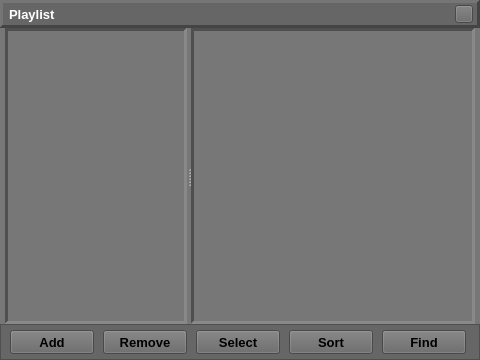
<?xml version="1.0" encoding="UTF-8"?>
<ui version="4.0">
 <class>TP_PlaylistWindow</class>
 <widget class="QWidget" name="TP_PlaylistWindow">
  <property name="geometry">
   <rect>
    <x>0</x>
    <y>0</y>
    <width>480</width>
    <height>360</height>
   </rect>
  </property>
  <property name="sizePolicy">
   <sizepolicy hsizetype="Minimum" vsizetype="Minimum">
    <horstretch>0</horstretch>
    <verstretch>0</verstretch>
   </sizepolicy>
  </property>
  <property name="minimumSize">
   <size>
    <width>480</width>
    <height>240</height>
   </size>
  </property>
  <property name="windowTitle">
   <string>Form</string>
  </property>
  <property name="styleSheet">
   <string notr="true">background-color:#777;</string>
  </property>
  <layout class="QVBoxLayout" name="verticalLayout">
   <property name="spacing">
    <number>0</number>
   </property>
   <property name="leftMargin">
    <number>0</number>
   </property>
   <property name="topMargin">
    <number>0</number>
   </property>
   <property name="rightMargin">
    <number>0</number>
   </property>
   <property name="bottomMargin">
    <number>0</number>
   </property>
   <item>
    <widget class="TP_TitleBar" name="frame_Title">
     <property name="sizePolicy">
      <sizepolicy hsizetype="Expanding" vsizetype="Fixed">
       <horstretch>0</horstretch>
       <verstretch>0</verstretch>
      </sizepolicy>
     </property>
     <property name="minimumSize">
      <size>
       <width>0</width>
       <height>28</height>
      </size>
     </property>
     <property name="maximumSize">
      <size>
       <width>16777215</width>
       <height>28</height>
      </size>
     </property>
     <property name="mouseTracking">
      <bool>true</bool>
     </property>
     <property name="styleSheet">
      <string notr="true">background-color: #666;</string>
     </property>
     <property name="frameShape">
      <enum>QFrame::Panel</enum>
     </property>
     <property name="frameShadow">
      <enum>QFrame::Raised</enum>
     </property>
     <property name="lineWidth">
      <number>3</number>
     </property>
     <layout class="QHBoxLayout" name="horizontalLayout">
      <property name="leftMargin">
       <number>6</number>
      </property>
      <property name="topMargin">
       <number>0</number>
      </property>
      <property name="rightMargin">
       <number>4</number>
      </property>
      <property name="bottomMargin">
       <number>0</number>
      </property>
      <item>
       <widget class="QLabel" name="label_Title">
        <property name="font">
         <font>
          <pointsize>10</pointsize>
          <weight>75</weight>
          <bold>true</bold>
         </font>
        </property>
        <property name="mouseTracking">
         <bool>true</bool>
        </property>
        <property name="styleSheet">
         <string notr="true">color: rgb(255, 255, 255);</string>
        </property>
        <property name="text">
         <string>Playlist</string>
        </property>
       </widget>
      </item>
      <item>
       <spacer name="horizontalSpacer">
        <property name="mouseTracking">
         <bool>true</bool>
        </property>
        <property name="orientation">
         <enum>Qt::Horizontal</enum>
        </property>
        <property name="sizeHint" stdset="0">
         <size>
          <width>40</width>
          <height>20</height>
         </size>
        </property>
       </spacer>
      </item>
      <item>
       <widget class="QPushButton" name="pushButton_Close">
        <property name="sizePolicy">
         <sizepolicy hsizetype="Fixed" vsizetype="Fixed">
          <horstretch>0</horstretch>
          <verstretch>0</verstretch>
         </sizepolicy>
        </property>
        <property name="minimumSize">
         <size>
          <width>18</width>
          <height>18</height>
         </size>
        </property>
        <property name="maximumSize">
         <size>
          <width>18</width>
          <height>18</height>
         </size>
        </property>
        <property name="mouseTracking">
         <bool>true</bool>
        </property>
        <property name="iconSize">
         <size>
          <width>12</width>
          <height>12</height>
         </size>
        </property>
       </widget>
      </item>
     </layout>
    </widget>
   </item>
   <item>
    <widget class="TP_PlaylistContainer" name="playlistContainer" native="true">
     <property name="mouseTracking">
      <bool>true</bool>
     </property>
     <layout class="QVBoxLayout" name="verticalLayout_2">
      <property name="leftMargin">
       <number>5</number>
      </property>
      <property name="topMargin">
       <number>0</number>
      </property>
      <property name="rightMargin">
       <number>5</number>
      </property>
      <property name="bottomMargin">
       <number>0</number>
      </property>
      <item>
       <widget class="QSplitter" name="splitter">
        <property name="font">
         <font>
          <family>MT Extra</family>
         </font>
        </property>
        <property name="mouseTracking">
         <bool>true</bool>
        </property>
        <property name="orientation">
         <enum>Qt::Horizontal</enum>
        </property>
        <widget class="TP_PlaylistsWidget" name="playlistsWidget">
         <property name="sizePolicy">
          <sizepolicy hsizetype="Expanding" vsizetype="Expanding">
           <horstretch>1</horstretch>
           <verstretch>0</verstretch>
          </sizepolicy>
         </property>
         <property name="font">
          <font>
           <pointsize>10</pointsize>
          </font>
         </property>
         <property name="mouseTracking">
          <bool>true</bool>
         </property>
         <property name="styleSheet">
          <string notr="true">color: rgb(255, 255, 255);</string>
         </property>
         <property name="frameShape">
          <enum>QFrame::Panel</enum>
         </property>
         <property name="lineWidth">
          <number>3</number>
         </property>
         <property name="dragDropMode">
          <enum>QAbstractItemView::InternalMove</enum>
         </property>
        </widget>
        <widget class="QFrame" name="frame_FileList">
         <property name="sizePolicy">
          <sizepolicy hsizetype="Expanding" vsizetype="Expanding">
           <horstretch>4</horstretch>
           <verstretch>0</verstretch>
          </sizepolicy>
         </property>
         <property name="mouseTracking">
          <bool>true</bool>
         </property>
         <property name="frameShape">
          <enum>QFrame::Panel</enum>
         </property>
         <property name="frameShadow">
          <enum>QFrame::Sunken</enum>
         </property>
         <property name="lineWidth">
          <number>3</number>
         </property>
        </widget>
       </widget>
      </item>
     </layout>
    </widget>
   </item>
   <item>
    <widget class="TP_PlaylistBottomFrame" name="frame_Bottom">
     <property name="minimumSize">
      <size>
       <width>0</width>
       <height>36</height>
      </size>
     </property>
     <property name="maximumSize">
      <size>
       <width>16777215</width>
       <height>36</height>
      </size>
     </property>
     <property name="mouseTracking">
      <bool>true</bool>
     </property>
     <property name="styleSheet">
      <string notr="true">background-color: #666;</string>
     </property>
     <property name="frameShape">
      <enum>QFrame::StyledPanel</enum>
     </property>
     <property name="frameShadow">
      <enum>QFrame::Raised</enum>
     </property>
     <layout class="QHBoxLayout" name="horizontalLayout_2">
      <property name="spacing">
       <number>0</number>
      </property>
      <property name="leftMargin">
       <number>0</number>
      </property>
      <property name="topMargin">
       <number>0</number>
      </property>
      <property name="rightMargin">
       <number>0</number>
      </property>
      <property name="bottomMargin">
       <number>0</number>
      </property>
      <item>
       <widget class="TP_PushButton" name="pushButton_Add">
        <property name="sizePolicy">
         <sizepolicy hsizetype="Fixed" vsizetype="Fixed">
          <horstretch>0</horstretch>
          <verstretch>0</verstretch>
         </sizepolicy>
        </property>
        <property name="minimumSize">
         <size>
          <width>84</width>
          <height>24</height>
         </size>
        </property>
        <property name="maximumSize">
         <size>
          <width>84</width>
          <height>24</height>
         </size>
        </property>
        <property name="font">
         <font>
          <pointsize>10</pointsize>
          <weight>75</weight>
          <bold>true</bold>
         </font>
        </property>
        <property name="mouseTracking">
         <bool>true</bool>
        </property>
        <property name="text">
         <string>Add</string>
        </property>
       </widget>
      </item>
      <item>
       <widget class="TP_PushButton" name="pushButton_Remove">
        <property name="sizePolicy">
         <sizepolicy hsizetype="Fixed" vsizetype="Fixed">
          <horstretch>0</horstretch>
          <verstretch>0</verstretch>
         </sizepolicy>
        </property>
        <property name="minimumSize">
         <size>
          <width>84</width>
          <height>24</height>
         </size>
        </property>
        <property name="maximumSize">
         <size>
          <width>84</width>
          <height>24</height>
         </size>
        </property>
        <property name="font">
         <font>
          <pointsize>10</pointsize>
          <weight>75</weight>
          <bold>true</bold>
         </font>
        </property>
        <property name="mouseTracking">
         <bool>true</bool>
        </property>
        <property name="text">
         <string>Remove</string>
        </property>
       </widget>
      </item>
      <item>
       <widget class="TP_PushButton" name="pushButton_Select">
        <property name="sizePolicy">
         <sizepolicy hsizetype="Fixed" vsizetype="Fixed">
          <horstretch>0</horstretch>
          <verstretch>0</verstretch>
         </sizepolicy>
        </property>
        <property name="minimumSize">
         <size>
          <width>84</width>
          <height>24</height>
         </size>
        </property>
        <property name="maximumSize">
         <size>
          <width>84</width>
          <height>24</height>
         </size>
        </property>
        <property name="font">
         <font>
          <pointsize>10</pointsize>
          <weight>75</weight>
          <bold>true</bold>
         </font>
        </property>
        <property name="mouseTracking">
         <bool>true</bool>
        </property>
        <property name="text">
         <string>Select</string>
        </property>
       </widget>
      </item>
      <item>
       <widget class="TP_PushButton" name="pushButton_Sort">
        <property name="sizePolicy">
         <sizepolicy hsizetype="Fixed" vsizetype="Fixed">
          <horstretch>0</horstretch>
          <verstretch>0</verstretch>
         </sizepolicy>
        </property>
        <property name="minimumSize">
         <size>
          <width>84</width>
          <height>24</height>
         </size>
        </property>
        <property name="maximumSize">
         <size>
          <width>84</width>
          <height>24</height>
         </size>
        </property>
        <property name="font">
         <font>
          <pointsize>10</pointsize>
          <weight>75</weight>
          <bold>true</bold>
         </font>
        </property>
        <property name="mouseTracking">
         <bool>true</bool>
        </property>
        <property name="text">
         <string>Sort</string>
        </property>
       </widget>
      </item>
      <item>
       <widget class="TP_PushButton" name="pushButton_Find">
        <property name="sizePolicy">
         <sizepolicy hsizetype="Fixed" vsizetype="Fixed">
          <horstretch>0</horstretch>
          <verstretch>0</verstretch>
         </sizepolicy>
        </property>
        <property name="minimumSize">
         <size>
          <width>84</width>
          <height>24</height>
         </size>
        </property>
        <property name="maximumSize">
         <size>
          <width>84</width>
          <height>24</height>
         </size>
        </property>
        <property name="font">
         <font>
          <pointsize>10</pointsize>
          <weight>75</weight>
          <bold>true</bold>
         </font>
        </property>
        <property name="mouseTracking">
         <bool>true</bool>
        </property>
        <property name="text">
         <string>Find</string>
        </property>
       </widget>
      </item>
     </layout>
    </widget>
   </item>
  </layout>
  <action name="action_addFiles">
   <property name="text">
    <string>&amp;Files...</string>
   </property>
   <property name="toolTip">
    <string>Files</string>
   </property>
  </action>
  <action name="action_addFolder">
   <property name="text">
    <string>&amp;Folder...</string>
   </property>
  </action>
  <action name="action_addURL">
   <property name="text">
    <string>&amp;URL...</string>
   </property>
  </action>
  <action name="action_clearSelectedItems">
   <property name="text">
    <string>&amp;Selected items</string>
   </property>
  </action>
  <action name="action_clearUnselectedItems">
   <property name="text">
    <string>&amp;Unselected items</string>
   </property>
   <property name="toolTip">
    <string>Unselected items</string>
   </property>
  </action>
  <action name="action_clearInaccessibleItems">
   <property name="text">
    <string>&amp;Inaccessible items</string>
   </property>
  </action>
  <action name="action_clearAllItems">
   <property name="text">
    <string>&amp;All items</string>
   </property>
  </action>
  <action name="action_deleteFromDisk">
   <property name="text">
    <string>&amp;Delete from disk!</string>
   </property>
  </action>
  <action name="action_selectAll">
   <property name="text">
    <string>Select &amp;all</string>
   </property>
  </action>
  <action name="action_unselectAll">
   <property name="text">
    <string>&amp;Unselect all</string>
   </property>
  </action>
  <action name="action_reverseSelection">
   <property name="text">
    <string>&amp;Reverse selection</string>
   </property>
  </action>
 </widget>
 <customwidgets>
  <customwidget>
   <class>TP_TitleBar</class>
   <extends>QFrame</extends>
   <header>tp_titlebar.h</header>
   <container>1</container>
  </customwidget>
  <customwidget>
   <class>TP_PushButton</class>
   <extends>QPushButton</extends>
   <header>tp_pushbutton.h</header>
  </customwidget>
  <customwidget>
   <class>TP_PlaylistContainer</class>
   <extends>QWidget</extends>
   <header>tp_playlistcontainer.h</header>
   <container>1</container>
  </customwidget>
  <customwidget>
   <class>TP_PlaylistBottomFrame</class>
   <extends>QFrame</extends>
   <header>tp_playlistbottomframe.h</header>
   <container>1</container>
  </customwidget>
  <customwidget>
   <class>TP_PlaylistsWidget</class>
   <extends>QListWidget</extends>
   <header>tp_playlistswidget.h</header>
  </customwidget>
 </customwidgets>
 <resources/>
 <connections/>
</ui>
